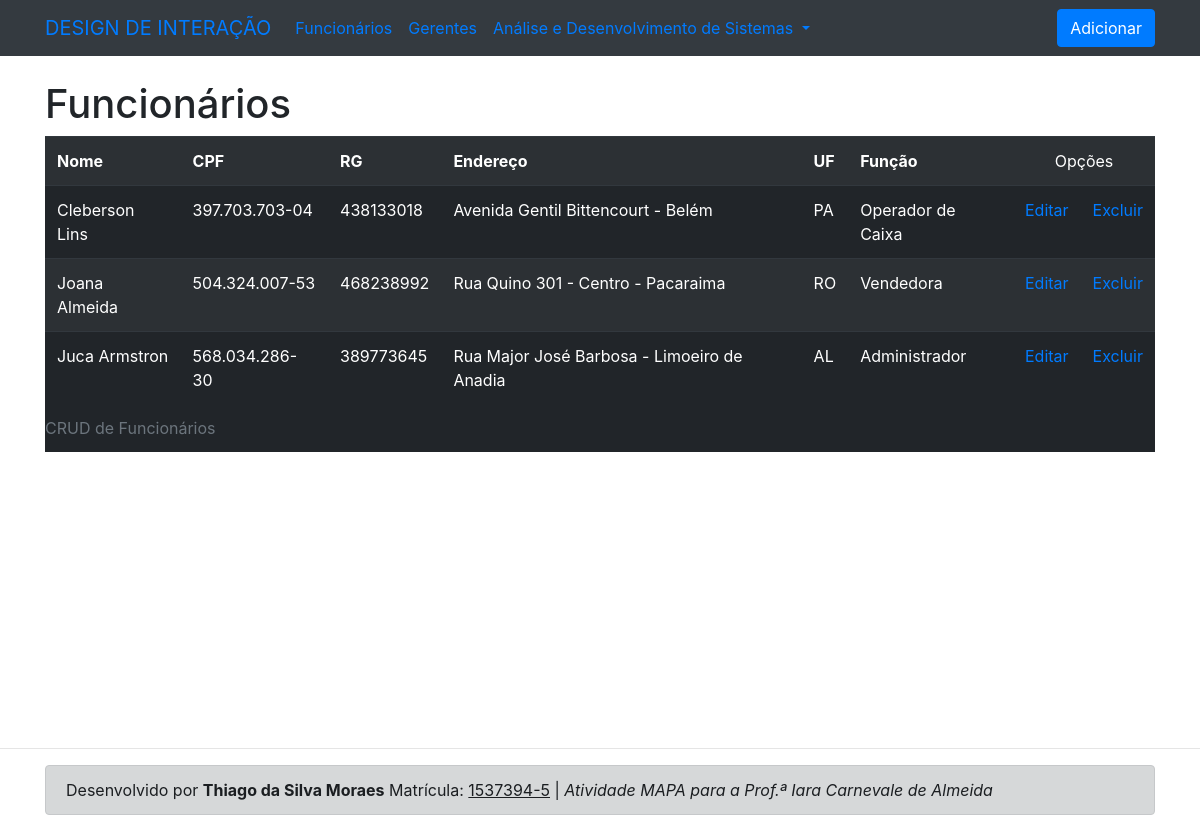
The page / on the database its author committed.
### tables this page shows
CREATE TABLE `funcionarios` (
  `id` int(11) NOT NULL,
  `nome` varchar(100) NOT NULL,
  `cpf` char(14) NOT NULL,
  `rg` char(10) NOT NULL,
  `endereco` varchar(255) NOT NULL,
  `estado` char(2) NOT NULL,
  `funcao` varchar(100) NOT NULL
);

### connection.php (called while the page is built, shortened)
<?php
$tbl_funcionarios = 'funcionarios';

### index.php (the view, shortened to what this page needs)
<?php
require_once('header.php');
?>
<nav class="navbar navbar-expand-lg navbar-primary bg-dark">
  <div class="container">
    <a class="navbar-brand" href="http://studeo.unicesumar.edu.br/#!/app/studeo/aluno/ambiente/disciplina/2018_EGRAD_ADSIS3-53_EGRAD_ADSIS100_004">DESIGN DE INTERAÇÃO</a>
    <div class="collapse navbar-collapse" id="navbarNav">
      <ul class="navbar-nav mr-auto">
        <li class="nav-item">
          <a class="nav-link" href="index.php">Funcionários</a>
        </li>
        <li class="nav-item">
          <a class="nav-link" href="gerentes.php">Gerentes</a>
        </li>
        <li class="nav-item dropdown">
          <a class="nav-link dropdown-toggle" href="#" id="navbarDropdownMenuLink" role="button" data-toggle="dropdown" aria-haspopup="true" aria-expanded="false">
            Análise e Desenvolvimento de Sistemas
          </a>
        </li>
      </ul>
      <a href="addFuncionarios.php" class="btn btn-primary">Adicionar</a>
    </div>
  </div>
</nav>
<br>
<?php
require_once('connection.php');
try{
  $stmte = $pdo->query("SELECT * FROM $tbl_funcionarios order by nome");
  $executa = $stmte->execute();
  ?>
  <div class="container">
    <h1>Funcionários</h1>
    <table align="center" class="table table-striped table-dark table-responsive table-hover">
      <caption>CRUD de Funcionários</caption>
      <tr><td><b>Nome</td><td><b>CPF</td><td><b>RG</td><td><b>Endereço</td><td><b>UF</td><td><b>Função</td><td colspan="2" align="center">Opções</td></tr>
        <?php
        if($executa){
        while($reg = $stmte->fetch(PDO::FETCH_OBJ)){
          ?>
          <tr>
            <td><?=$reg->nome?></td>
            <td><?=$reg->cpf?></td>
            <td><?=$reg->rg?></td>
            <td><?=$reg->endereco?></td>
            <td><?=$reg->estado?></td>
            <td><?=$reg->funcao?></td>
            <td><a href="updateFuncionario.php?id=<?=$reg->id?>">Editar</a></td>
            <td><a href="deleteFuncionario.php?id=<?=$reg->id?>">Excluir</a></td></tr>
            <?php
          }
          print '</table>';
          print '</div>';
        }else{
         echo 'Erro ao inserir os dados';
       }
     }catch(PDOException $e){
      echo $e->getMessage();
    }
    require_once('footer.php');

### header.php (shortened to what this page needs)
<!DOCTYPE html>
<html>
<head>
	<link rel="stylesheet" href="https://stackpath.bootstrapcdn.com/bootstrap/4.1.3/css/bootstrap.min.css">
</head>
<body>

### footer.php (shortened to what this page needs)
<br><br><br><br><br><br><br><br><br><br><br>
<hr>
<div class="container">
	<div class="alert alert-dark">
        Desenvolvido por <strong>Thiago da Silva Moraes</strong> Matrícula: <ins>1537394-5</ins> | <em>Atividade MAPA para a Prof.ª Iara Carnevale de Almeida</em>
	</div>
</div>
</body>
</html>

### rows shown on the page
funcionarios: nome "Cleberson Lins", cpf "397.703.703-04", rg "438133018", endereco "Avenida Gentil Bittencourt - Belém", estado "PA", funcao "Operador de Caixa"
funcionarios: nome "Joana Almeida", cpf "504.324.007-53", rg "468238992", endereco "Rua Quino 301 - Centro - Pacaraima", estado "RO", funcao "Vendedora"
funcionarios: nome "Juca Armstron", cpf "568.034.286-30", rg "389773645", endereco "Rua Major José Barbosa - Limoeiro de Anadia", estado "AL", funcao "Administrador"
